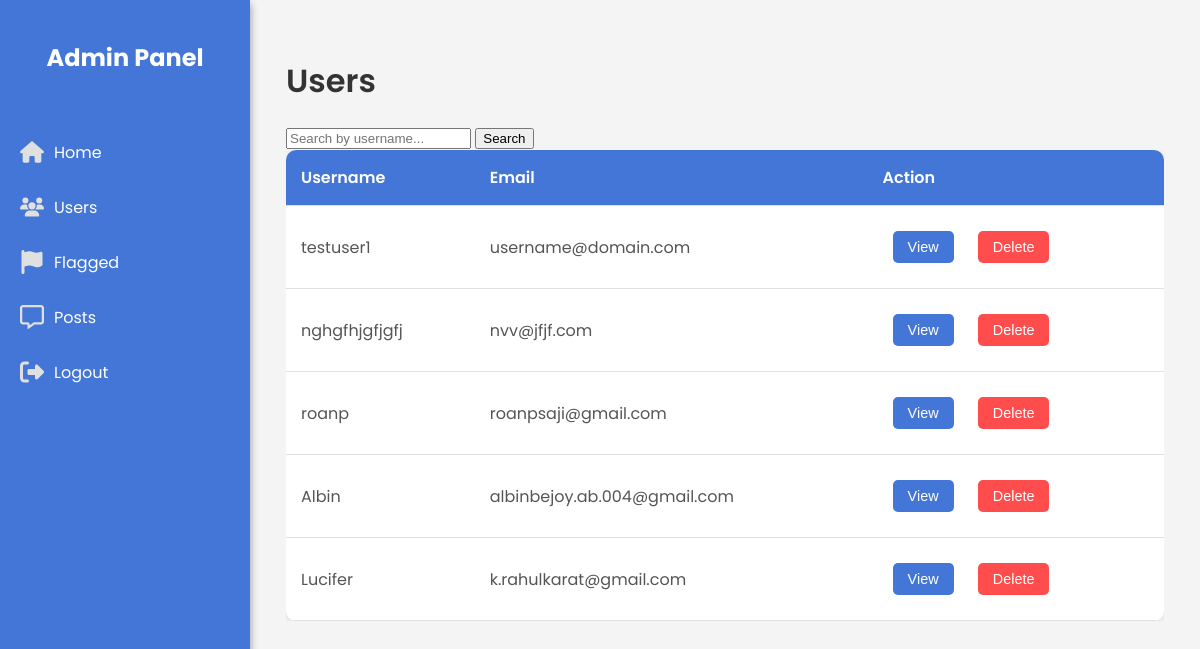
/users, run on an earlier commit of the app's database.
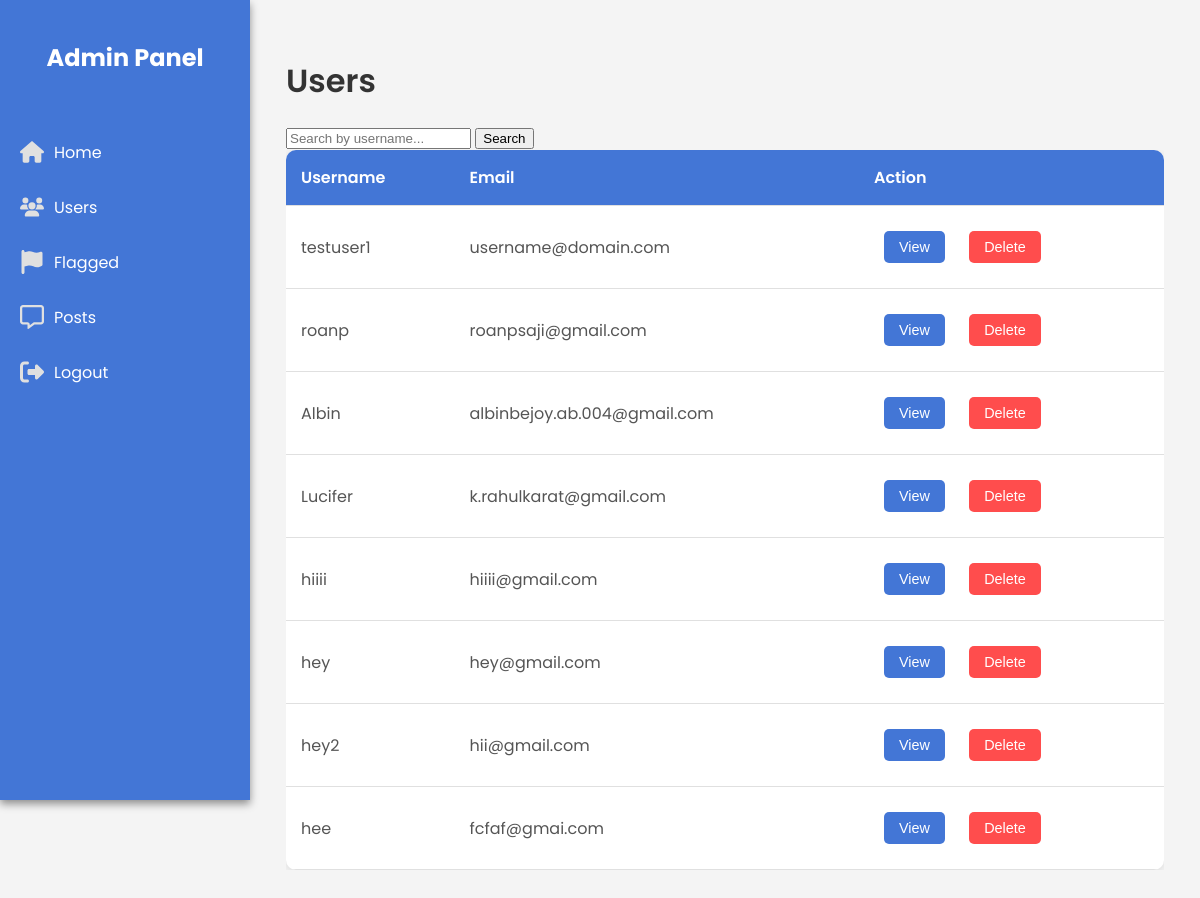
And on a later commit of the database.
### app/models.py (models this page shows)
class User(db.Model, UserMixin):
    id = db.Column(db.Integer, primary_key=True)
    username = db.Column(db.String(80), unique=True, nullable=False)
    password = db.Column(db.String(80), nullable=False)
    email = db.Column(db.String(120), unique=True, nullable=False)
    phone_number = db.Column(db.Integer, unique=True, nullable=False)
    profile_pic = db.Column(db.String(120), nullable=False, default='profile.jpg')

### app/admin_routes.py (the view)
@app.route('/users', methods=['GET', 'POST'])
def users():
    if request.method == 'GET':
        users = User.query.all()  # Fetch all users
        return render_template('adminPages/users.html', users=users)

### app/templates/adminPages/users.html
{% extends 'adminPages/adminhome.html' %}
{% block head %}
    <link rel="stylesheet" href="{{ url_for('static', filename='css/admin.css') }}">
    <link rel="stylesheet" href="{{ url_for('static', filename='css/users.css') }}">
{% endblock %}
{% block body %}
<div class="users-page">
    <div class="page-header">
        <h1 class="page-title">Users</h1>
        <div class="search-container">
            <form action="/users_search" method="get">
                <label>
                    <input class="form-control" type="text" placeholder="Search by username..." name="username">
                    <input type="submit" value="Search">
                </label>
            </form>
        </div>
    </div>
        <div class="users-table-container">
            <table class="users-table">
                <thead>
                    <tr>
                        <th>Username</th>
                        <th>Email</th>
                        <th>Action</th>
                    </tr>
                </thead>
                <tbody>
                {% if users %}
                    {% for user in users %}
                    <tr>
                        <td>{{ user.username }}</td>
                        <td>{{ user.email }}</td>
                        <td>
                            <button class="action-btn">View</button>
                            <form action="{{ url_for('delete_user', user_id=user.id) }}" method="post" style="display:inline;">
                                <button type="submit" class="action-btn delete-btn">Delete</button>
                            </form>
                        </td>
                    </tr>
                    {% endfor %}
                {% else %}
                    <tr>
                        <td>No results found</td>
                    </tr>
                {% endif %}
                </tbody>
            </table>
        </div>
    </div>
{% endblock %}

### app/templates/adminPages/adminhome.html (shortened to what this page needs)
<!DOCTYPE html>
<html lang="en">
<head>
    <link rel="stylesheet" href="static/css/admin.css">
    {% block head %}{% endblock %}
</head>
<body>
    <div class="sidebar">
        <h2 class="sidebar-title">Admin Panel</h2>
        <nav class="nav">
            <a href="{{ url_for('admin')}}" class="nav-item">
                Home
            </a>
            <a href="{{ url_for('users') }}" class="nav-item">
                Users
            </a>
            <a href="{{ url_for('flags') }}" class="nav-item">
                Flagged
            </a>
            <a href="{{ url_for('posts_admin') }}" class="nav-item">
                Posts
            </a>
            <a href="#" class="nav-item">
                Logout
            </a>
        </nav>
    </div>
    <main>
        {% block body %}{% endblock %}
    </main>
</body>
</html>

### app/static/css/admin.css (style rules this page uses)
body { font-family: 'Poppins', sans-serif; margin: 0; padding: 0; background-color: #f4f4f4; }
main { margin-left: 250px; padding: 1rem; transition: margin-left 0.3s; }
.sidebar { width: 250px; height: 100vh; background-color: #4376d6; color: #ffffff; position: fixed; left: 0; top: 0; box-shadow: 0 4px 8px rgba(0, 0, 0, 0.42); transition: width 0.3s; }
.sidebar-title { padding: 20px; font-size: 24px; text-align: center; }
.nav { padding: 10px 0; }
.nav-item { display: flex; align-items: center; padding: 15px 20px; color: #ffffff; text-decoration: none; border-radius: 10px; transition: background-color 0.3s; }
.icon { width: 24px; height: 24px; margin-right: 10px; }
.icon { color: #e0e0e0; }

### app/static/css/users.css (style rules this page uses)
.users-page { padding: 20px; }
.page-title { font-size: 2rem; margin-bottom: 20px; color: #333; font-weight: 600; }
.users-table-container { overflow-x: auto; }
.users-table { width: 100%; border-collapse: collapse; background-color: #ffffff; box-shadow: 0 2px 8px rgba(0, 0, 0, 0.1); border-radius: 10px; overflow: hidden; }
.users-table th, .users-table td { padding: 15px; text-align: left; border-bottom: 1px solid #e0e0e0; }
.users-table th { background-color: #4376d6; color: #ffffff; font-weight: 600; }
.users-table td { color: #555; }
.action-btn { padding: 8px 15px; border: none; border-radius: 5px; cursor: pointer; font-size: 0.9rem; color: #ffffff; background-color: #4376d6; transition: background-color 0.3s; margin: 10px; }
.delete-btn { background-color: #ff4d4d; }

What changed in the data, as far as the page shows it:
removed User: username "nghgfhjgfjgfj", email "nvv@jfjf.com"
added User: username "hiiii", email "hiiii@gmail.com"
added User: username "hey", email "hey@gmail.com"
added User: username "hey2", email "hii@gmail.com"
added User: username "hee", email "fcfaf@gmai.com"
